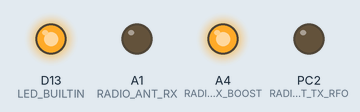
A program run on a simulated STM32 Nucleo. Parts: output pins drawn as LEDs (lit = HIGH). No radio packets arrive unless stated; pins used as bus, display or sensor lines are not drawn; what the program prints to the serial monitor is not drawn.

Above: at 2.06 s.
At 7.0 s:
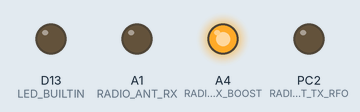
Timing chart, 0 to 15.1 s (numbered marks = the images above):
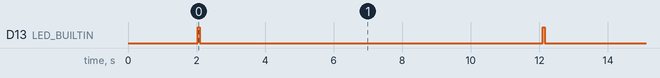

The program:

main.cpp
```cpp
/*
 * Broch Signal — Phase 1 · Lesson 1.1a
 * "Getting PlatformIO talking to the Discovery kit"
 *
 * Raw LoRa, TX-only. No LoRaWAN, no receiver yet — this firmware exists
 * only to prove the SX1276 inside the Murata module is keying the air.
 *
 *   Board : STM32 B-L072Z-LRWAN1 Discovery kit
 *           (Murata CMWX1ZZABZ = SX1276 + STM32L072CZ, EU868)
 *   Radio : 868.1 MHz, BW 125 kHz, SF7, CR 4/5, 14 dBm via PA_BOOST
 *
 * arduino-LoRa is a generic SX127x library. It does not know about three
 * things that are specific to THIS board, and all three have to be done
 * by hand here — they are the whole reason a stock LoRa sketch fails on
 * the Discovery kit:
 *
 *   1. TCXO power. The 32 MHz reference is a TCXO, not a plain crystal.
 *      Its supply is gated by a GPIO (PA12) — power it before the radio.
 *
 *   2. TCXO clock mode. The SX1276 must be told to expect an external
 *      clipped-sine clock on XTA, not to drive a crystal. That is one
 *      bit in register 0x4B, written by hand after LoRa.begin().
 *
 *   3. Antenna RF switch. PA_BOOST only reaches the SMA connector when
 *      the TX_BOOST leg of the on-board RF switch is driven high.
 *
 * Pin map: STM32duino variant header (variant_B_L072Z_LRWAN1.h) and the
 * ST B-L072Z-LRWAN1 BSP.
 */

#include <Arduino.h>
#include <SPI.h>
#include <LoRa.h>

// ---- Radio SPI + control pins (inside the Murata module) -------------------
#define RADIO_NSS    PA15   // SPI chip-select
#define RADIO_DIO0   PB4    // TxDone / RxDone interrupt (unused for blocking TX)
#define RADIO_RESET  PC0
#define RADIO_MOSI   PA7
#define RADIO_MISO   PA6
#define RADIO_SCLK   PB3

// ---- Board-specific lines arduino-LoRa will NOT touch -----------------------
#define RADIO_TCXO_VCC      PA12   // TCXO supply enable
#define RADIO_ANT_RX        PA1    // antenna switch: receive
#define RADIO_ANT_TX_BOOST  PC1    // antenna switch: transmit via PA_BOOST
#define RADIO_ANT_TX_RFO    PC2    // antenna switch: transmit via RFO

// ---- LoRa radio settings ---------------------------------------------------
#define LORA_FREQ_HZ   868100000L  // 868.1 MHz
#define LORA_SF        7
#define LORA_BW_HZ     125000L
#define LORA_CR_DENOM  5           // coding rate 4/5
#define LORA_SYNCWORD  0x12        // private network (LoRaWAN uses 0x34)
#define LORA_TX_DBM    14          // via PA_BOOST

// SX1276 register 0x4B, bit 4 = "TcxoInputOn": 1 = external clipped-sine TCXO.
#define SX1276_REG_TCXO        0x4B
#define SX1276_TCXO_INPUT_ON   0x10

// SPI1 is hard-wired to the radio inside the module.
SPIClass radioSPI(RADIO_MOSI, RADIO_MISO, RADIO_SCLK);

uint32_t txCount = 0;

// One raw SX1276 register write over the same SPI bus arduino-LoRa uses.
// Address byte with bit 7 set = write.
void radioWriteRegister(uint8_t reg, uint8_t value) {
  radioSPI.beginTransaction(SPISettings(8000000, MSBFIRST, SPI_MODE0));
  digitalWrite(RADIO_NSS, LOW);
  radioSPI.transfer(reg | 0x80);
  radioSPI.transfer(value);
  digitalWrite(RADIO_NSS, HIGH);
  radioSPI.endTransaction();
}

// Fast blink forever — used when setup cannot continue.
void halt(const char *why) {
  Serial.print(F("HALT: "));
  Serial.println(why);
  while (true) {
    digitalWrite(LED_BUILTIN, HIGH);
    delay(120);
    digitalWrite(LED_BUILTIN, LOW);
    delay(120);
  }
}

void setup() {
  pinMode(LED_BUILTIN, OUTPUT);
  Serial.begin(115200);
  delay(2000);                       // give yourself time to open the monitor
  Serial.println();
  Serial.println(F("Broch Signal — Lesson 1.1a — raw LoRa, TX-only"));

  // 1. Power the TCXO before the radio ever needs a clock.
  pinMode(RADIO_TCXO_VCC, OUTPUT);
  digitalWrite(RADIO_TCXO_VCC, HIGH);
  delay(10);                         // let the TCXO settle

  // 2. Park the antenna switch on the PA_BOOST transmit path. TX-only, so
  //    this is static — no need to flip it back and forth.
  pinMode(RADIO_ANT_RX, OUTPUT);
  pinMode(RADIO_ANT_TX_BOOST, OUTPUT);
  pinMode(RADIO_ANT_TX_RFO, OUTPUT);
  digitalWrite(RADIO_ANT_RX, LOW);
  digitalWrite(RADIO_ANT_TX_RFO, LOW);
  digitalWrite(RADIO_ANT_TX_BOOST, HIGH);

  // 3. Bring up the SX1276 through arduino-LoRa on the radio's own SPI bus.
  LoRa.setSPI(radioSPI);
  LoRa.setPins(RADIO_NSS, RADIO_RESET, RADIO_DIO0);
  Serial.print(F("LoRa.begin()... "));
  if (!LoRa.begin(LORA_FREQ_HZ)) halt("LoRa.begin failed — check ST-LINK / SPI");
  Serial.println(F("ok"));

  // 4. Tell the SX1276 its clock is an external clipped-sine TCXO.
  //    LoRa.begin() resets the chip, so this must happen AFTER begin().
  radioWriteRegister(SX1276_REG_TCXO, SX1276_TCXO_INPUT_ON);

  // 5. Radio parameters.
  LoRa.setSpreadingFactor(LORA_SF);
  LoRa.setSignalBandwidth(LORA_BW_HZ);
  LoRa.setCodingRate4(LORA_CR_DENOM);
  LoRa.setSyncWord(LORA_SYNCWORD);
  LoRa.setTxPower(LORA_TX_DBM);       // defaults to the PA_BOOST pin

  Serial.println(F("config: 868.1 MHz  SF7  BW125  CR4/5  14 dBm  PA_BOOST"));
  Serial.println(F("transmitting one packet every 10 s..."));
  Serial.println();
}

void loop() {
  txCount++;
  char msg[24];
  snprintf(msg, sizeof(msg), "BrochSignal 1.1a #%lu", (unsigned long)txCount);

  digitalWrite(LED_BUILTIN, HIGH);
  unsigned long t0 = millis();
  LoRa.beginPacket();
  LoRa.print(msg);
  LoRa.endPacket();                  // blocking — returns when TX is done
  unsigned long dt = millis() - t0;
  digitalWrite(LED_BUILTIN, LOW);

  Serial.print(F("TX #"));
  Serial.print(txCount);
  Serial.print(F("  \""));
  Serial.print(msg);
  Serial.print(F("\"  "));
  Serial.print(strlen(msg));
  Serial.print(F(" bytes  in "));
  Serial.print(dt);
  Serial.println(F(" ms"));

  delay(10000);  // 10 s — comfortably inside the EU868 1% duty cycle
}
```

Measured:
- by itself, D13 (LED_BUILTIN): alternates HIGH for 0.06 s and LOW for 10.0 s
